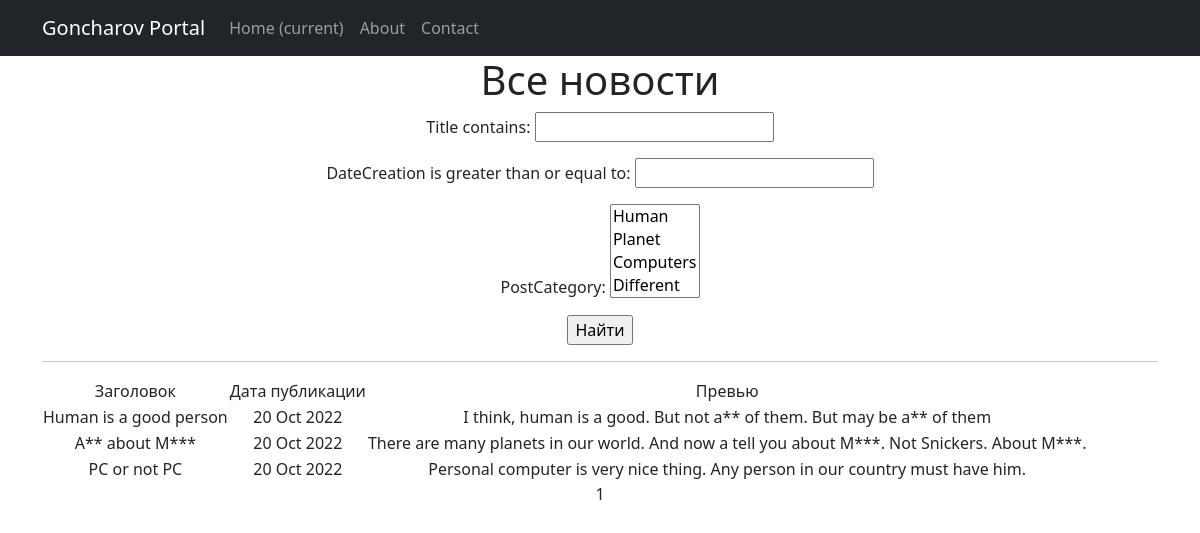
Page /news/search/ on the earlier database version.
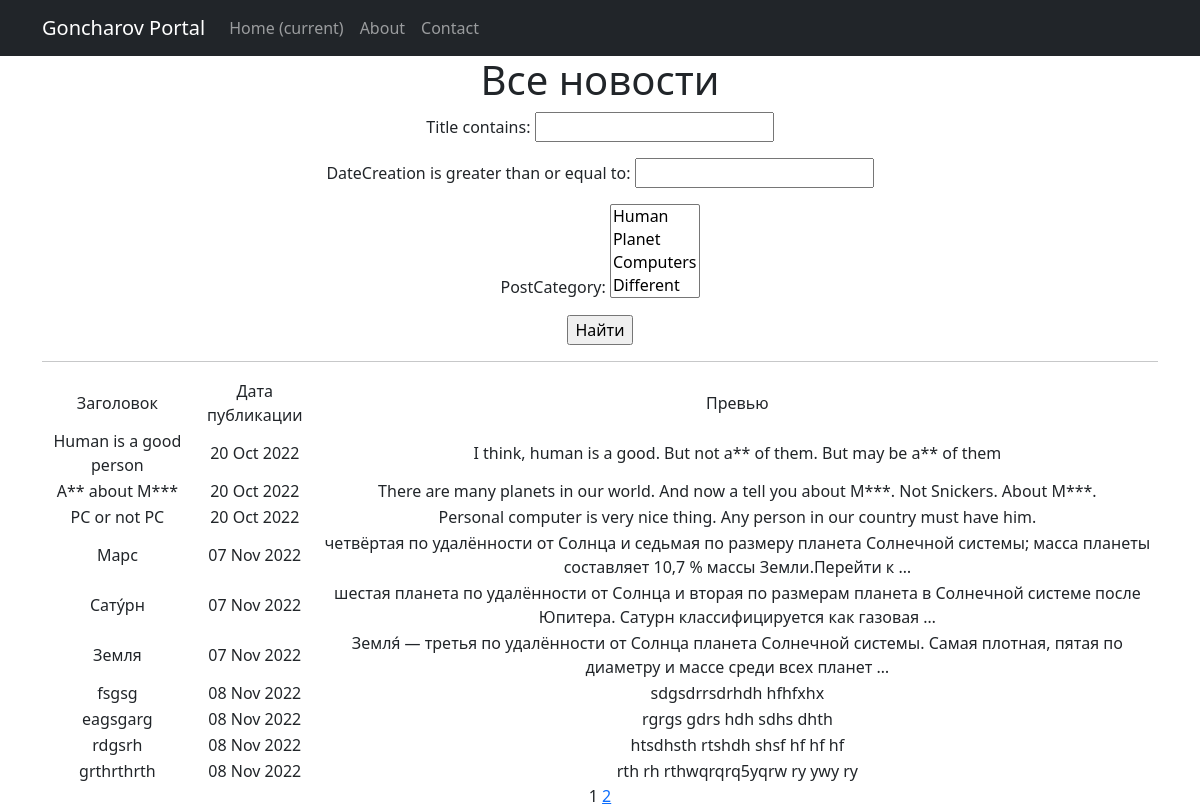
Same page on the later database version.
### news/models.py (models this page shows, shortened)
class Post(models.Model):
    author = models.ForeignKey(Author, on_delete = models.CASCADE)
    NEWS = 'NW'
    ARTICLE = 'AR'
    CATEGORY_CHOICES = (
        (NEWS, 'Новость'),
        (ARTICLE, 'Статья')
    )
    categoryType = models.CharField(max_length=2, choices=CATEGORY_CHOICES, default=NEWS)
    dateCreation = models.DateTimeField(auto_now = True)
    postCategory = models.ManyToManyField(Category, through = 'PostCategory')
    title = models.CharField(max_length = 255, unique=True)
    text = models.TextField()
    rating = models.SmallIntegerField(default = 0)
    class Meta:
        verbose_name= 'Новость'
        verbose_name_plural='Новости'

### news/views.py (the view)
# urls.py: path('search/', PostSearch.as_view(), name='post_search'),
class PostSearch(ListView):
    model = Post
    ordering = ['dateCreation']
    template_name = 'search.html'
    context_object_name = 'news'
    paginate_by = 10
    form_class = PostForm
    def get_queryset(self):
        queryset = super().get_queryset()
        self.filterset = PostFilter(self.request.GET, queryset)
        return self.filterset.qs
    def get_context_data(self, **kwargs):
        context = super().get_context_data(**kwargs)
        context['filterset'] = self.filterset
        return context

### news/models.py (called while the page is built)
    def __str__(self):
        return self.name_category

### news/templatetags/custom_tags.py (called while the page is built)
@register.simple_tag(takes_context=True)
def url_replace(context, **kwargs):
   d = context['request'].GET.copy()
   for k, v in kwargs.items():
       d[k] = v
   return d.urlencode()

### news/templatetags/my_filters.py (called while the page is built)
@register.filter()
def bad_language(text:str):
   DIC_WORDS = [
      'редиска',
      'козел',
      'свинья',
      'all',
      'mars',
      'Редиска',
      'Козел',
      'Свинья',
      'All',
      'Mars',
   ]
   for word in DIC_WORDS:
      if word in text:
            text = text.replace(word, word[0]+'*'*(len(word)-1))
   return text

### templates/search.html (shortened to what this page needs)
{% extends 'flatpages/default.html' %}
{% load my_filters %}
{% load custom_tags %}
{% block content %}
   <h1>Все новости</h1>
   <form action="" method="get">
       {{ filterset.form.as_p }}
       <input type="submit" value="Найти" />
   </form>
   <hr>
   {% if news %}
       <table>
           <tr>
               <td>Заголовок</td>
               <td>Дата публикации</td>
               <td>Превью</td>
           </tr>
           {% for post in news %}
           <tr>
               <td>{{ post.title| bad_language }}</td>
               <td>{{ post.dateCreation| date:'d M Y' }}</td>
               <td>{{ post.text| truncatewords:20 | bad_language }}</td>
           </tr>
           {% endfor %}
       </table>
   {% else %}
       <h2>Новостей нет!</h2>
   {% endif %}
   {{ page_obj.number }}
   {% if page_obj.has_next %}
       <a href="?{% url_replace page=page_obj.next_page_number %}">{{ page_obj.next_page_number }}</a>
   {% endif %}
{% endblock content %}

Differences in the rows shown:
added Post: title|bad_language "Марс", dateCreation "07 Nov 2022", text|bad_language "четвёртая по удалённости от Солнца и седьмая по размеру планета Солнечной системы; масса планеты составляет 10,7 % массы Земли.Перейти к …"
added Post: title|bad_language "Сату́рн", dateCreation "07 Nov 2022", text|bad_language "шестая планета по удалённости от Солнца и вторая по размерам планета в Солнечной системе после Юпитера. Сатурн классифицируется как газовая …"
added Post: title|bad_language "Земля", dateCreation "07 Nov 2022", text|bad_language "Земля́ — третья по удалённости от Солнца планета Солнечной системы. Самая плотная, пятая по диаметру и массе среди всех планет …"
added Post: title|bad_language "fsgsg", dateCreation "08 Nov 2022", text|bad_language "sdgsdrrsdrhdh hfhfxhx"
added Post: title|bad_language "eagsgarg", dateCreation "08 Nov 2022", text|bad_language "rgrgs gdrs hdh sdhs dhth"
added Post: title|bad_language "rdgsrh", dateCreation "08 Nov 2022", text|bad_language "htsdhsth rtshdh shsf hf hf hf"
added Post: title|bad_language "grthrthrth", dateCreation "08 Nov 2022", text|bad_language "rth rh rthwqrqrq5yqrw ry ywy ry"
Other differences:
{{ page_obj.next_page_number }}: (not shown) → "2"
